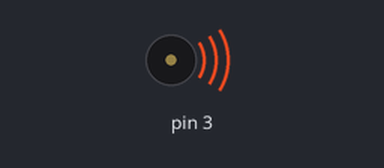
A sketch run on a simulated Arduino Uno, built with avr-gcc and run on an emulated ATmega328P. On the bench: buzzer (waves = sounding).

Above: at 0.2 s.
Timing chart, 0 to 3.0 s (numbered marks = the images above):
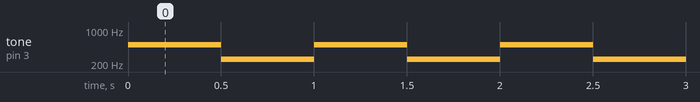

Measured:
- by itself, tone on pin 3: alternates 500 Hz for 0.50 s and 250 Hz for 0.50 s

The sketch:

C24-5.ino
```cpp
void setup() {
  pinMode(3,OUTPUT);
}

void loop() {

 tone(3,500);
 delay(500);
 tone(3,250);
 delay(500);

}
```
